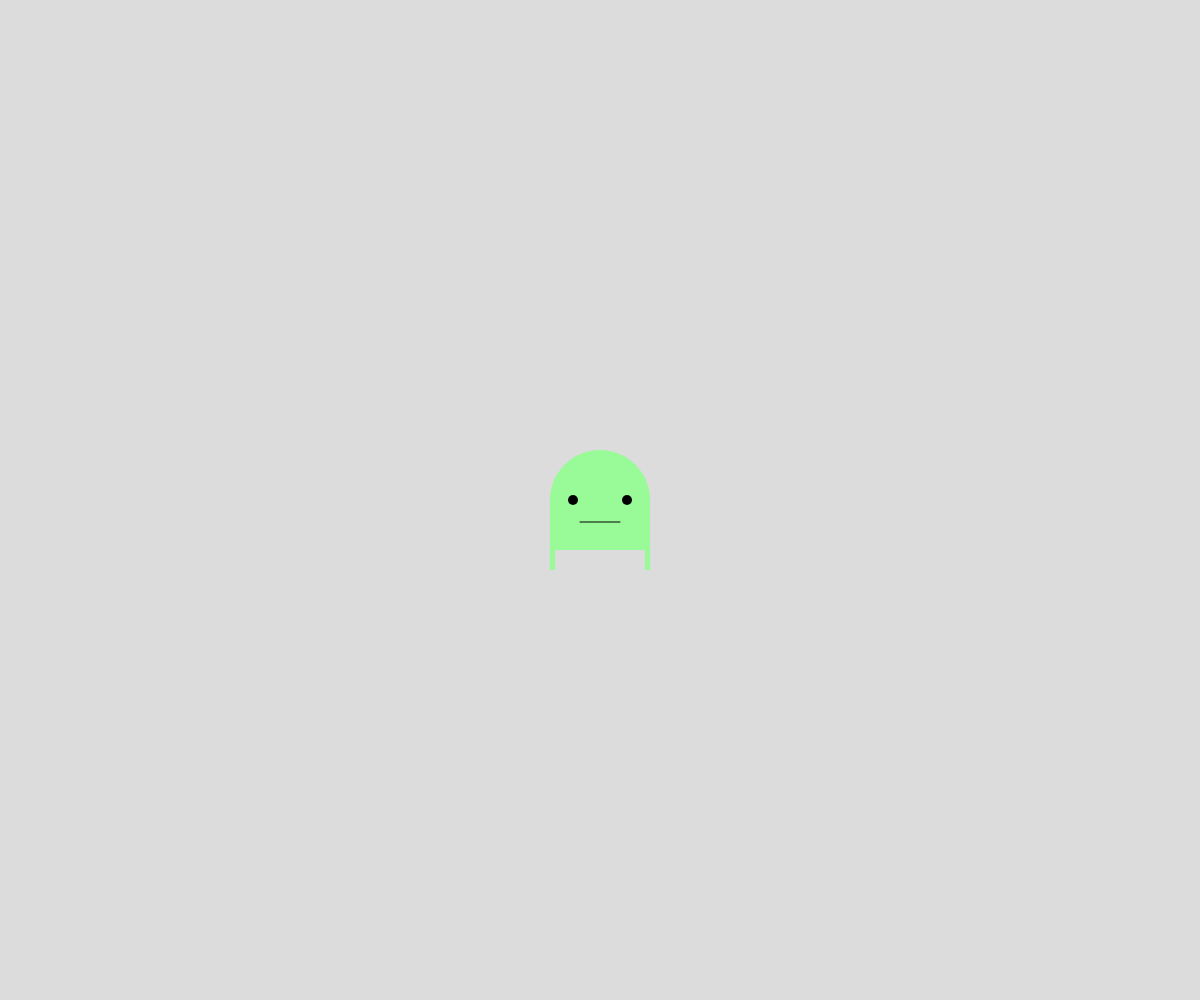
Frame 1 (no input)
Frame 60 (no input): identical to frame 1, image omitted
Frame 120 (the mouse pressed at the canvas centre since frame 60): identical to frame 1, image omitted

The p5.js sketch that drew this single still picture (run headless with seeded random() and noise() and a simulated clock; from frame 60 on, the mouse is pressed at the canvas centre):

// p5.js sketch
// ── sketch.js
// Project Title
// Your Name
// Date
//
// Extra for Experts:
// - describe what you did to take this project "above and beyond"

let circleX;
  let circleY;
  let circleD = 100
function setup() {
  createCanvas(windowWidth, windowHeight);
  circleX = width/2;
  circleY = height/2;
}

function shapeBot(){
  
  noStroke()
  fill("paleGreen");
  circle(circleX, circleY, circleD);
  rect(circleX - circleD/2, circleY, circleD, circleD/2);
  rect(circleX - circleD/2, circleY + circleD/2, circleD/20, circleD/5);
  rect(circleX + 45, circleY + 50, 5, 20);
  fill(0);
  circle(circleX - 27, circleY, 10);
  circle(circleX + 27, circleY, 10);
  stroke(0);
  line(circleX - 20, circleY + 22, circleX + 20, circleY + 22);

}

function moveBot(){
  if (keyIsDown(LEFT_ARROW)){
    circleX -= 10;
  }

  else if (keyIsDown(RIGHT_ARROW)){
    circleX += 10;
  }
}

function draw() {
  background(220);
  shapeBot();
  moveBot();
}
